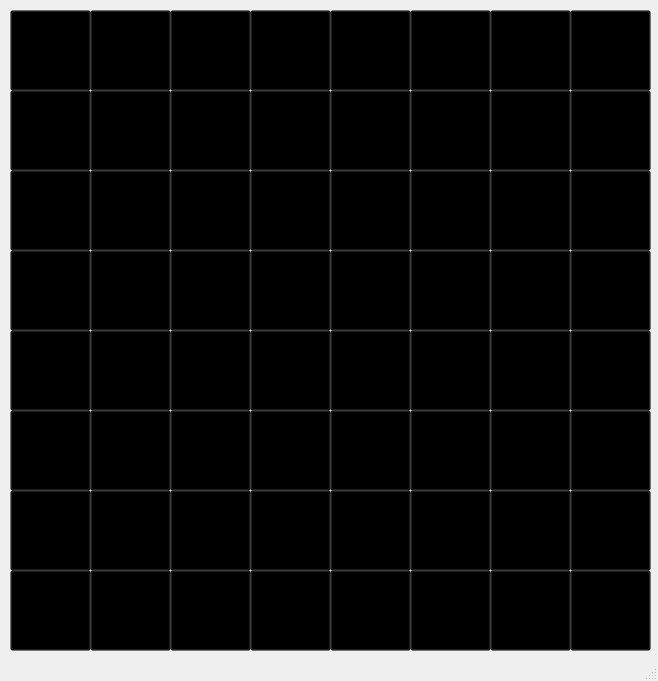
<?xml version="1.0" encoding="UTF-8"?>
<ui version="4.0">
 <class>MainWindow</class>
 <widget class="QMainWindow" name="MainWindow">
  <property name="geometry">
   <rect>
    <x>0</x>
    <y>0</y>
    <width>658</width>
    <height>681</height>
   </rect>
  </property>
  <property name="windowTitle">
   <string>Reversi</string>
  </property>
  <widget class="QWidget" name="centralwidget">
   <widget class="QLabel" name="label">
    <property name="geometry">
     <rect>
      <x>10</x>
      <y>10</y>
      <width>81</width>
      <height>81</height>
     </rect>
    </property>
    <property name="text">
     <string/>
    </property>
    <property name="pixmap">
     <pixmap>empty.bmp</pixmap>
    </property>
   </widget>
   <widget class="QLabel" name="label_2">
    <property name="geometry">
     <rect>
      <x>90</x>
      <y>10</y>
      <width>81</width>
      <height>81</height>
     </rect>
    </property>
    <property name="text">
     <string/>
    </property>
    <property name="pixmap">
     <pixmap>empty.bmp</pixmap>
    </property>
   </widget>
   <widget class="QLabel" name="label_3">
    <property name="geometry">
     <rect>
      <x>170</x>
      <y>10</y>
      <width>81</width>
      <height>81</height>
     </rect>
    </property>
    <property name="text">
     <string/>
    </property>
    <property name="pixmap">
     <pixmap>empty.bmp</pixmap>
    </property>
   </widget>
   <widget class="QLabel" name="label_4">
    <property name="geometry">
     <rect>
      <x>250</x>
      <y>10</y>
      <width>81</width>
      <height>81</height>
     </rect>
    </property>
    <property name="text">
     <string/>
    </property>
    <property name="pixmap">
     <pixmap>empty.bmp</pixmap>
    </property>
   </widget>
   <widget class="QLabel" name="label_5">
    <property name="geometry">
     <rect>
      <x>330</x>
      <y>10</y>
      <width>81</width>
      <height>81</height>
     </rect>
    </property>
    <property name="text">
     <string/>
    </property>
    <property name="pixmap">
     <pixmap>empty.bmp</pixmap>
    </property>
   </widget>
   <widget class="QLabel" name="label_6">
    <property name="geometry">
     <rect>
      <x>410</x>
      <y>10</y>
      <width>81</width>
      <height>81</height>
     </rect>
    </property>
    <property name="text">
     <string/>
    </property>
    <property name="pixmap">
     <pixmap>empty.bmp</pixmap>
    </property>
   </widget>
   <widget class="QLabel" name="label_7">
    <property name="geometry">
     <rect>
      <x>490</x>
      <y>10</y>
      <width>81</width>
      <height>81</height>
     </rect>
    </property>
    <property name="text">
     <string/>
    </property>
    <property name="pixmap">
     <pixmap>empty.bmp</pixmap>
    </property>
   </widget>
   <widget class="QLabel" name="label_8">
    <property name="geometry">
     <rect>
      <x>570</x>
      <y>10</y>
      <width>81</width>
      <height>81</height>
     </rect>
    </property>
    <property name="text">
     <string/>
    </property>
    <property name="pixmap">
     <pixmap>empty.bmp</pixmap>
    </property>
   </widget>
   <widget class="QLabel" name="label_9">
    <property name="geometry">
     <rect>
      <x>10</x>
      <y>90</y>
      <width>81</width>
      <height>81</height>
     </rect>
    </property>
    <property name="text">
     <string/>
    </property>
    <property name="pixmap">
     <pixmap>empty.bmp</pixmap>
    </property>
   </widget>
   <widget class="QLabel" name="label_10">
    <property name="geometry">
     <rect>
      <x>90</x>
      <y>90</y>
      <width>81</width>
      <height>81</height>
     </rect>
    </property>
    <property name="text">
     <string/>
    </property>
    <property name="pixmap">
     <pixmap>empty.bmp</pixmap>
    </property>
   </widget>
   <widget class="QLabel" name="label_11">
    <property name="geometry">
     <rect>
      <x>170</x>
      <y>90</y>
      <width>81</width>
      <height>81</height>
     </rect>
    </property>
    <property name="text">
     <string/>
    </property>
    <property name="pixmap">
     <pixmap>empty.bmp</pixmap>
    </property>
   </widget>
   <widget class="QLabel" name="label_12">
    <property name="geometry">
     <rect>
      <x>250</x>
      <y>90</y>
      <width>81</width>
      <height>81</height>
     </rect>
    </property>
    <property name="text">
     <string/>
    </property>
    <property name="pixmap">
     <pixmap>empty.bmp</pixmap>
    </property>
   </widget>
   <widget class="QLabel" name="label_13">
    <property name="geometry">
     <rect>
      <x>330</x>
      <y>90</y>
      <width>81</width>
      <height>81</height>
     </rect>
    </property>
    <property name="text">
     <string/>
    </property>
    <property name="pixmap">
     <pixmap>empty.bmp</pixmap>
    </property>
   </widget>
   <widget class="QLabel" name="label_14">
    <property name="geometry">
     <rect>
      <x>410</x>
      <y>90</y>
      <width>81</width>
      <height>81</height>
     </rect>
    </property>
    <property name="text">
     <string/>
    </property>
    <property name="pixmap">
     <pixmap>empty.bmp</pixmap>
    </property>
   </widget>
   <widget class="QLabel" name="label_15">
    <property name="geometry">
     <rect>
      <x>490</x>
      <y>90</y>
      <width>81</width>
      <height>81</height>
     </rect>
    </property>
    <property name="text">
     <string/>
    </property>
    <property name="pixmap">
     <pixmap>empty.bmp</pixmap>
    </property>
   </widget>
   <widget class="QLabel" name="label_16">
    <property name="geometry">
     <rect>
      <x>570</x>
      <y>90</y>
      <width>81</width>
      <height>81</height>
     </rect>
    </property>
    <property name="text">
     <string/>
    </property>
    <property name="pixmap">
     <pixmap>empty.bmp</pixmap>
    </property>
   </widget>
   <widget class="QLabel" name="label_17">
    <property name="geometry">
     <rect>
      <x>10</x>
      <y>170</y>
      <width>81</width>
      <height>81</height>
     </rect>
    </property>
    <property name="text">
     <string/>
    </property>
    <property name="pixmap">
     <pixmap>empty.bmp</pixmap>
    </property>
   </widget>
   <widget class="QLabel" name="label_18">
    <property name="geometry">
     <rect>
      <x>90</x>
      <y>170</y>
      <width>81</width>
      <height>81</height>
     </rect>
    </property>
    <property name="text">
     <string/>
    </property>
    <property name="pixmap">
     <pixmap>empty.bmp</pixmap>
    </property>
   </widget>
   <widget class="QLabel" name="label_19">
    <property name="geometry">
     <rect>
      <x>170</x>
      <y>170</y>
      <width>81</width>
      <height>81</height>
     </rect>
    </property>
    <property name="text">
     <string/>
    </property>
    <property name="pixmap">
     <pixmap>empty.bmp</pixmap>
    </property>
   </widget>
   <widget class="QLabel" name="label_20">
    <property name="geometry">
     <rect>
      <x>250</x>
      <y>170</y>
      <width>81</width>
      <height>81</height>
     </rect>
    </property>
    <property name="text">
     <string/>
    </property>
    <property name="pixmap">
     <pixmap>empty.bmp</pixmap>
    </property>
   </widget>
   <widget class="QLabel" name="label_21">
    <property name="geometry">
     <rect>
      <x>330</x>
      <y>170</y>
      <width>81</width>
      <height>81</height>
     </rect>
    </property>
    <property name="text">
     <string/>
    </property>
    <property name="pixmap">
     <pixmap>empty.bmp</pixmap>
    </property>
   </widget>
   <widget class="QLabel" name="label_22">
    <property name="geometry">
     <rect>
      <x>410</x>
      <y>170</y>
      <width>81</width>
      <height>81</height>
     </rect>
    </property>
    <property name="text">
     <string/>
    </property>
    <property name="pixmap">
     <pixmap>empty.bmp</pixmap>
    </property>
   </widget>
   <widget class="QLabel" name="label_23">
    <property name="geometry">
     <rect>
      <x>490</x>
      <y>170</y>
      <width>81</width>
      <height>81</height>
     </rect>
    </property>
    <property name="text">
     <string/>
    </property>
    <property name="pixmap">
     <pixmap>empty.bmp</pixmap>
    </property>
   </widget>
   <widget class="QLabel" name="label_24">
    <property name="geometry">
     <rect>
      <x>570</x>
      <y>170</y>
      <width>81</width>
      <height>81</height>
     </rect>
    </property>
    <property name="text">
     <string/>
    </property>
    <property name="pixmap">
     <pixmap>empty.bmp</pixmap>
    </property>
   </widget>
   <widget class="QLabel" name="label_25">
    <property name="geometry">
     <rect>
      <x>10</x>
      <y>250</y>
      <width>81</width>
      <height>81</height>
     </rect>
    </property>
    <property name="text">
     <string/>
    </property>
    <property name="pixmap">
     <pixmap>empty.bmp</pixmap>
    </property>
   </widget>
   <widget class="QLabel" name="label_26">
    <property name="geometry">
     <rect>
      <x>90</x>
      <y>250</y>
      <width>81</width>
      <height>81</height>
     </rect>
    </property>
    <property name="text">
     <string/>
    </property>
    <property name="pixmap">
     <pixmap>empty.bmp</pixmap>
    </property>
   </widget>
   <widget class="QLabel" name="label_27">
    <property name="geometry">
     <rect>
      <x>170</x>
      <y>250</y>
      <width>81</width>
      <height>81</height>
     </rect>
    </property>
    <property name="text">
     <string/>
    </property>
    <property name="pixmap">
     <pixmap>empty.bmp</pixmap>
    </property>
   </widget>
   <widget class="QLabel" name="label_28">
    <property name="geometry">
     <rect>
      <x>250</x>
      <y>250</y>
      <width>81</width>
      <height>81</height>
     </rect>
    </property>
    <property name="text">
     <string/>
    </property>
    <property name="pixmap">
     <pixmap>white.bmp</pixmap>
    </property>
   </widget>
   <widget class="QLabel" name="label_29">
    <property name="geometry">
     <rect>
      <x>330</x>
      <y>250</y>
      <width>81</width>
      <height>81</height>
     </rect>
    </property>
    <property name="text">
     <string/>
    </property>
    <property name="pixmap">
     <pixmap>black.bmp</pixmap>
    </property>
   </widget>
   <widget class="QLabel" name="label_30">
    <property name="geometry">
     <rect>
      <x>410</x>
      <y>250</y>
      <width>81</width>
      <height>81</height>
     </rect>
    </property>
    <property name="text">
     <string/>
    </property>
    <property name="pixmap">
     <pixmap>empty.bmp</pixmap>
    </property>
   </widget>
   <widget class="QLabel" name="label_31">
    <property name="geometry">
     <rect>
      <x>490</x>
      <y>250</y>
      <width>81</width>
      <height>81</height>
     </rect>
    </property>
    <property name="text">
     <string/>
    </property>
    <property name="pixmap">
     <pixmap>empty.bmp</pixmap>
    </property>
   </widget>
   <widget class="QLabel" name="label_32">
    <property name="geometry">
     <rect>
      <x>570</x>
      <y>250</y>
      <width>81</width>
      <height>81</height>
     </rect>
    </property>
    <property name="text">
     <string/>
    </property>
    <property name="pixmap">
     <pixmap>empty.bmp</pixmap>
    </property>
   </widget>
   <widget class="QLabel" name="label_33">
    <property name="geometry">
     <rect>
      <x>10</x>
      <y>330</y>
      <width>81</width>
      <height>81</height>
     </rect>
    </property>
    <property name="text">
     <string/>
    </property>
    <property name="pixmap">
     <pixmap>empty.bmp</pixmap>
    </property>
   </widget>
   <widget class="QLabel" name="label_34">
    <property name="geometry">
     <rect>
      <x>90</x>
      <y>330</y>
      <width>81</width>
      <height>81</height>
     </rect>
    </property>
    <property name="text">
     <string/>
    </property>
    <property name="pixmap">
     <pixmap>empty.bmp</pixmap>
    </property>
   </widget>
   <widget class="QLabel" name="label_35">
    <property name="geometry">
     <rect>
      <x>170</x>
      <y>330</y>
      <width>81</width>
      <height>81</height>
     </rect>
    </property>
    <property name="text">
     <string/>
    </property>
    <property name="pixmap">
     <pixmap>empty.bmp</pixmap>
    </property>
   </widget>
   <widget class="QLabel" name="label_36">
    <property name="geometry">
     <rect>
      <x>250</x>
      <y>330</y>
      <width>81</width>
      <height>81</height>
     </rect>
    </property>
    <property name="text">
     <string/>
    </property>
    <property name="pixmap">
     <pixmap>black.bmp</pixmap>
    </property>
   </widget>
   <widget class="QLabel" name="label_37">
    <property name="geometry">
     <rect>
      <x>330</x>
      <y>330</y>
      <width>81</width>
      <height>81</height>
     </rect>
    </property>
    <property name="text">
     <string/>
    </property>
    <property name="pixmap">
     <pixmap>white.bmp</pixmap>
    </property>
   </widget>
   <widget class="QLabel" name="label_38">
    <property name="geometry">
     <rect>
      <x>410</x>
      <y>330</y>
      <width>81</width>
      <height>81</height>
     </rect>
    </property>
    <property name="text">
     <string/>
    </property>
    <property name="pixmap">
     <pixmap>empty.bmp</pixmap>
    </property>
   </widget>
   <widget class="QLabel" name="label_39">
    <property name="geometry">
     <rect>
      <x>490</x>
      <y>330</y>
      <width>81</width>
      <height>81</height>
     </rect>
    </property>
    <property name="text">
     <string/>
    </property>
    <property name="pixmap">
     <pixmap>empty.bmp</pixmap>
    </property>
   </widget>
   <widget class="QLabel" name="label_40">
    <property name="geometry">
     <rect>
      <x>570</x>
      <y>330</y>
      <width>81</width>
      <height>81</height>
     </rect>
    </property>
    <property name="text">
     <string/>
    </property>
    <property name="pixmap">
     <pixmap>empty.bmp</pixmap>
    </property>
   </widget>
   <widget class="QLabel" name="label_41">
    <property name="geometry">
     <rect>
      <x>10</x>
      <y>410</y>
      <width>81</width>
      <height>81</height>
     </rect>
    </property>
    <property name="text">
     <string/>
    </property>
    <property name="pixmap">
     <pixmap>empty.bmp</pixmap>
    </property>
   </widget>
   <widget class="QLabel" name="label_42">
    <property name="geometry">
     <rect>
      <x>90</x>
      <y>410</y>
      <width>81</width>
      <height>81</height>
     </rect>
    </property>
    <property name="text">
     <string/>
    </property>
    <property name="pixmap">
     <pixmap>empty.bmp</pixmap>
    </property>
   </widget>
   <widget class="QLabel" name="label_43">
    <property name="geometry">
     <rect>
      <x>170</x>
      <y>410</y>
      <width>81</width>
      <height>81</height>
     </rect>
    </property>
    <property name="text">
     <string/>
    </property>
    <property name="pixmap">
     <pixmap>empty.bmp</pixmap>
    </property>
   </widget>
   <widget class="QLabel" name="label_44">
    <property name="geometry">
     <rect>
      <x>250</x>
      <y>410</y>
      <width>81</width>
      <height>81</height>
     </rect>
    </property>
    <property name="text">
     <string/>
    </property>
    <property name="pixmap">
     <pixmap>empty.bmp</pixmap>
    </property>
   </widget>
   <widget class="QLabel" name="label_45">
    <property name="geometry">
     <rect>
      <x>330</x>
      <y>410</y>
      <width>81</width>
      <height>81</height>
     </rect>
    </property>
    <property name="text">
     <string/>
    </property>
    <property name="pixmap">
     <pixmap>empty.bmp</pixmap>
    </property>
   </widget>
   <widget class="QLabel" name="label_46">
    <property name="geometry">
     <rect>
      <x>410</x>
      <y>410</y>
      <width>81</width>
      <height>81</height>
     </rect>
    </property>
    <property name="text">
     <string/>
    </property>
    <property name="pixmap">
     <pixmap>empty.bmp</pixmap>
    </property>
   </widget>
   <widget class="QLabel" name="label_47">
    <property name="geometry">
     <rect>
      <x>490</x>
      <y>410</y>
      <width>81</width>
      <height>81</height>
     </rect>
    </property>
    <property name="text">
     <string/>
    </property>
    <property name="pixmap">
     <pixmap>empty.bmp</pixmap>
    </property>
   </widget>
   <widget class="QLabel" name="label_48">
    <property name="geometry">
     <rect>
      <x>570</x>
      <y>410</y>
      <width>81</width>
      <height>81</height>
     </rect>
    </property>
    <property name="text">
     <string/>
    </property>
    <property name="pixmap">
     <pixmap>empty.bmp</pixmap>
    </property>
   </widget>
   <widget class="QLabel" name="label_49">
    <property name="geometry">
     <rect>
      <x>10</x>
      <y>490</y>
      <width>81</width>
      <height>81</height>
     </rect>
    </property>
    <property name="text">
     <string/>
    </property>
    <property name="pixmap">
     <pixmap>empty.bmp</pixmap>
    </property>
   </widget>
   <widget class="QLabel" name="label_50">
    <property name="geometry">
     <rect>
      <x>90</x>
      <y>490</y>
      <width>81</width>
      <height>81</height>
     </rect>
    </property>
    <property name="text">
     <string/>
    </property>
    <property name="pixmap">
     <pixmap>empty.bmp</pixmap>
    </property>
   </widget>
   <widget class="QLabel" name="label_51">
    <property name="geometry">
     <rect>
      <x>170</x>
      <y>490</y>
      <width>81</width>
      <height>81</height>
     </rect>
    </property>
    <property name="text">
     <string/>
    </property>
    <property name="pixmap">
     <pixmap>empty.bmp</pixmap>
    </property>
   </widget>
   <widget class="QLabel" name="label_52">
    <property name="geometry">
     <rect>
      <x>250</x>
      <y>490</y>
      <width>81</width>
      <height>81</height>
     </rect>
    </property>
    <property name="text">
     <string/>
    </property>
    <property name="pixmap">
     <pixmap>empty.bmp</pixmap>
    </property>
   </widget>
   <widget class="QLabel" name="label_53">
    <property name="geometry">
     <rect>
      <x>330</x>
      <y>490</y>
      <width>81</width>
      <height>81</height>
     </rect>
    </property>
    <property name="text">
     <string/>
    </property>
    <property name="pixmap">
     <pixmap>empty.bmp</pixmap>
    </property>
   </widget>
   <widget class="QLabel" name="label_54">
    <property name="geometry">
     <rect>
      <x>410</x>
      <y>490</y>
      <width>81</width>
      <height>81</height>
     </rect>
    </property>
    <property name="text">
     <string/>
    </property>
    <property name="pixmap">
     <pixmap>empty.bmp</pixmap>
    </property>
   </widget>
   <widget class="QLabel" name="label_55">
    <property name="geometry">
     <rect>
      <x>490</x>
      <y>490</y>
      <width>81</width>
      <height>81</height>
     </rect>
    </property>
    <property name="text">
     <string/>
    </property>
    <property name="pixmap">
     <pixmap>empty.bmp</pixmap>
    </property>
   </widget>
   <widget class="QLabel" name="label_56">
    <property name="geometry">
     <rect>
      <x>570</x>
      <y>490</y>
      <width>81</width>
      <height>81</height>
     </rect>
    </property>
    <property name="text">
     <string/>
    </property>
    <property name="pixmap">
     <pixmap>empty.bmp</pixmap>
    </property>
   </widget>
   <widget class="QLabel" name="label_57">
    <property name="geometry">
     <rect>
      <x>10</x>
      <y>570</y>
      <width>81</width>
      <height>81</height>
     </rect>
    </property>
    <property name="text">
     <string/>
    </property>
    <property name="pixmap">
     <pixmap>empty.bmp</pixmap>
    </property>
   </widget>
   <widget class="QLabel" name="label_58">
    <property name="geometry">
     <rect>
      <x>90</x>
      <y>570</y>
      <width>81</width>
      <height>81</height>
     </rect>
    </property>
    <property name="text">
     <string/>
    </property>
    <property name="pixmap">
     <pixmap>empty.bmp</pixmap>
    </property>
   </widget>
   <widget class="QLabel" name="label_59">
    <property name="geometry">
     <rect>
      <x>170</x>
      <y>570</y>
      <width>81</width>
      <height>81</height>
     </rect>
    </property>
    <property name="text">
     <string/>
    </property>
    <property name="pixmap">
     <pixmap>empty.bmp</pixmap>
    </property>
   </widget>
   <widget class="QLabel" name="label_60">
    <property name="geometry">
     <rect>
      <x>250</x>
      <y>570</y>
      <width>81</width>
      <height>81</height>
     </rect>
    </property>
    <property name="text">
     <string/>
    </property>
    <property name="pixmap">
     <pixmap>empty.bmp</pixmap>
    </property>
   </widget>
   <widget class="QLabel" name="label_61">
    <property name="geometry">
     <rect>
      <x>330</x>
      <y>570</y>
      <width>81</width>
      <height>81</height>
     </rect>
    </property>
    <property name="text">
     <string/>
    </property>
    <property name="pixmap">
     <pixmap>empty.bmp</pixmap>
    </property>
   </widget>
   <widget class="QLabel" name="label_62">
    <property name="geometry">
     <rect>
      <x>410</x>
      <y>570</y>
      <width>81</width>
      <height>81</height>
     </rect>
    </property>
    <property name="text">
     <string/>
    </property>
    <property name="pixmap">
     <pixmap>empty.bmp</pixmap>
    </property>
   </widget>
   <widget class="QLabel" name="label_63">
    <property name="geometry">
     <rect>
      <x>490</x>
      <y>570</y>
      <width>81</width>
      <height>81</height>
     </rect>
    </property>
    <property name="text">
     <string/>
    </property>
    <property name="pixmap">
     <pixmap>empty.bmp</pixmap>
    </property>
   </widget>
   <widget class="QLabel" name="label_64">
    <property name="geometry">
     <rect>
      <x>570</x>
      <y>570</y>
      <width>81</width>
      <height>81</height>
     </rect>
    </property>
    <property name="text">
     <string/>
    </property>
    <property name="pixmap">
     <pixmap>empty.bmp</pixmap>
    </property>
   </widget>
   <widget class="QPushButton" name="pushButton">
    <property name="geometry">
     <rect>
      <x>10</x>
      <y>10</y>
      <width>81</width>
      <height>81</height>
     </rect>
    </property>
    <property name="styleSheet">
     <string notr="true">background-color: rgba(0,0,0,0);</string>
    </property>
    <property name="text">
     <string/>
    </property>
   </widget>
   <widget class="QPushButton" name="pushButton_2">
    <property name="geometry">
     <rect>
      <x>90</x>
      <y>10</y>
      <width>81</width>
      <height>81</height>
     </rect>
    </property>
    <property name="styleSheet">
     <string notr="true">background-color: rgba(0,0,0,0);</string>
    </property>
    <property name="text">
     <string/>
    </property>
   </widget>
   <widget class="QPushButton" name="pushButton_3">
    <property name="geometry">
     <rect>
      <x>170</x>
      <y>10</y>
      <width>81</width>
      <height>81</height>
     </rect>
    </property>
    <property name="styleSheet">
     <string notr="true">background-color: rgba(0,0,0,0);</string>
    </property>
    <property name="text">
     <string/>
    </property>
   </widget>
   <widget class="QPushButton" name="pushButton_4">
    <property name="geometry">
     <rect>
      <x>250</x>
      <y>10</y>
      <width>81</width>
      <height>81</height>
     </rect>
    </property>
    <property name="styleSheet">
     <string notr="true">background-color: rgba(0,0,0,0);</string>
    </property>
    <property name="text">
     <string/>
    </property>
   </widget>
   <widget class="QPushButton" name="pushButton_5">
    <property name="geometry">
     <rect>
      <x>330</x>
      <y>10</y>
      <width>81</width>
      <height>81</height>
     </rect>
    </property>
    <property name="styleSheet">
     <string notr="true">background-color: rgba(0,0,0,0);</string>
    </property>
    <property name="text">
     <string/>
    </property>
   </widget>
   <widget class="QPushButton" name="pushButton_6">
    <property name="geometry">
     <rect>
      <x>410</x>
      <y>10</y>
      <width>81</width>
      <height>81</height>
     </rect>
    </property>
    <property name="styleSheet">
     <string notr="true">background-color: rgba(0,0,0,0);</string>
    </property>
    <property name="text">
     <string/>
    </property>
   </widget>
   <widget class="QPushButton" name="pushButton_7">
    <property name="geometry">
     <rect>
      <x>490</x>
      <y>10</y>
      <width>81</width>
      <height>81</height>
     </rect>
    </property>
    <property name="styleSheet">
     <string notr="true">background-color: rgba(0,0,0,0);</string>
    </property>
    <property name="text">
     <string/>
    </property>
   </widget>
   <widget class="QPushButton" name="pushButton_8">
    <property name="geometry">
     <rect>
      <x>570</x>
      <y>10</y>
      <width>81</width>
      <height>81</height>
     </rect>
    </property>
    <property name="styleSheet">
     <string notr="true">background-color: rgba(0,0,0,0);</string>
    </property>
    <property name="text">
     <string/>
    </property>
   </widget>
   <widget class="QPushButton" name="pushButton_9">
    <property name="geometry">
     <rect>
      <x>10</x>
      <y>90</y>
      <width>81</width>
      <height>81</height>
     </rect>
    </property>
    <property name="styleSheet">
     <string notr="true">background-color: rgba(0,0,0,0);</string>
    </property>
    <property name="text">
     <string/>
    </property>
   </widget>
   <widget class="QPushButton" name="pushButton_10">
    <property name="geometry">
     <rect>
      <x>90</x>
      <y>90</y>
      <width>81</width>
      <height>81</height>
     </rect>
    </property>
    <property name="styleSheet">
     <string notr="true">background-color: rgba(0,0,0,0);</string>
    </property>
    <property name="text">
     <string/>
    </property>
   </widget>
   <widget class="QPushButton" name="pushButton_11">
    <property name="geometry">
     <rect>
      <x>170</x>
      <y>90</y>
      <width>81</width>
      <height>81</height>
     </rect>
    </property>
    <property name="styleSheet">
     <string notr="true">background-color: rgba(0,0,0,0);</string>
    </property>
    <property name="text">
     <string/>
    </property>
   </widget>
   <widget class="QPushButton" name="pushButton_12">
    <property name="geometry">
     <rect>
      <x>250</x>
      <y>90</y>
      <width>81</width>
      <height>81</height>
     </rect>
    </property>
    <property name="styleSheet">
     <string notr="true">background-color: rgba(0,0,0,0);</string>
    </property>
    <property name="text">
     <string/>
    </property>
   </widget>
   <widget class="QPushButton" name="pushButton_13">
    <property name="geometry">
     <rect>
      <x>330</x>
      <y>90</y>
      <width>81</width>
      <height>81</height>
     </rect>
    </property>
    <property name="styleSheet">
     <string notr="true">background-color: rgba(0,0,0,0);</string>
    </property>
    <property name="text">
     <string/>
    </property>
   </widget>
   <widget class="QPushButton" name="pushButton_14">
    <property name="geometry">
     <rect>
      <x>410</x>
      <y>90</y>
      <width>81</width>
      <height>81</height>
     </rect>
    </property>
    <property name="styleSheet">
     <string notr="true">background-color: rgba(0,0,0,0);</string>
    </property>
    <property name="text">
     <string/>
    </property>
   </widget>
   <widget class="QPushButton" name="pushButton_15">
    <property name="geometry">
     <rect>
      <x>490</x>
      <y>90</y>
      <width>81</width>
      <height>81</height>
     </rect>
    </property>
    <property name="styleSheet">
     <string notr="true">background-color: rgba(0,0,0,0);</string>
    </property>
    <property name="text">
     <string/>
    </property>
   </widget>
   <widget class="QPushButton" name="pushButton_16">
    <property name="geometry">
     <rect>
      <x>570</x>
      <y>90</y>
      <width>81</width>
      <height>81</height>
     </rect>
    </property>
    <property name="styleSheet">
     <string notr="true">background-color: rgba(0,0,0,0);</string>
    </property>
    <property name="text">
     <string/>
    </property>
   </widget>
   <widget class="QPushButton" name="pushButton_17">
    <property name="geometry">
     <rect>
      <x>10</x>
      <y>170</y>
      <width>81</width>
      <height>81</height>
     </rect>
    </property>
    <property name="styleSheet">
     <string notr="true">background-color: rgba(0,0,0,0);</string>
    </property>
    <property name="text">
     <string/>
    </property>
   </widget>
   <widget class="QPushButton" name="pushButton_18">
    <property name="geometry">
     <rect>
      <x>90</x>
      <y>170</y>
      <width>81</width>
      <height>81</height>
     </rect>
    </property>
    <property name="styleSheet">
     <string notr="true">background-color: rgba(0,0,0,0);</string>
    </property>
    <property name="text">
     <string/>
    </property>
   </widget>
   <widget class="QPushButton" name="pushButton_19">
    <property name="geometry">
     <rect>
      <x>170</x>
      <y>170</y>
      <width>81</width>
      <height>81</height>
     </rect>
    </property>
    <property name="styleSheet">
     <string notr="true">background-color: rgba(0,0,0,0);</string>
    </property>
    <property name="text">
     <string/>
    </property>
   </widget>
   <widget class="QPushButton" name="pushButton_20">
    <property name="geometry">
     <rect>
      <x>250</x>
      <y>170</y>
      <width>81</width>
      <height>81</height>
     </rect>
    </property>
    <property name="styleSheet">
     <string notr="true">background-color: rgba(0,0,0,0);</string>
    </property>
    <property name="text">
     <string/>
    </property>
   </widget>
   <widget class="QPushButton" name="pushButton_21">
    <property name="geometry">
     <rect>
      <x>330</x>
      <y>170</y>
      <width>81</width>
      <height>81</height>
     </rect>
    </property>
    <property name="styleSheet">
     <string notr="true">background-color: rgba(0,0,0,0);</string>
    </property>
    <property name="text">
     <string/>
    </property>
   </widget>
   <widget class="QPushButton" name="pushButton_22">
    <property name="geometry">
     <rect>
      <x>410</x>
      <y>170</y>
      <width>81</width>
      <height>81</height>
     </rect>
    </property>
    <property name="styleSheet">
     <string notr="true">background-color: rgba(0,0,0,0);</string>
    </property>
    <property name="text">
     <string/>
    </property>
   </widget>
   <widget class="QPushButton" name="pushButton_23">
    <property name="geometry">
     <rect>
      <x>490</x>
      <y>170</y>
      <width>81</width>
      <height>81</height>
     </rect>
    </property>
    <property name="styleSheet">
     <string notr="true">background-color: rgba(0,0,0,0);</string>
    </property>
    <property name="text">
     <string/>
    </property>
   </widget>
   <widget class="QPushButton" name="pushButton_24">
    <property name="geometry">
     <rect>
      <x>570</x>
      <y>170</y>
      <width>81</width>
      <height>81</height>
     </rect>
    </property>
    <property name="styleSheet">
     <string notr="true">background-color: rgba(0,0,0,0);</string>
    </property>
    <property name="text">
     <string/>
    </property>
   </widget>
   <widget class="QPushButton" name="pushButton_25">
    <property name="geometry">
     <rect>
      <x>10</x>
      <y>250</y>
      <width>81</width>
      <height>81</height>
     </rect>
    </property>
    <property name="styleSheet">
     <string notr="true">background-color: rgba(0,0,0,0);</string>
    </property>
    <property name="text">
     <string/>
    </property>
   </widget>
   <widget class="QPushButton" name="pushButton_26">
    <property name="geometry">
     <rect>
      <x>90</x>
      <y>250</y>
      <width>81</width>
      <height>81</height>
     </rect>
    </property>
    <property name="styleSheet">
     <string notr="true">background-color: rgba(0,0,0,0);</string>
    </property>
    <property name="text">
     <string/>
    </property>
   </widget>
   <widget class="QPushButton" name="pushButton_27">
    <property name="geometry">
     <rect>
      <x>170</x>
      <y>250</y>
      <width>81</width>
      <height>81</height>
     </rect>
    </property>
    <property name="styleSheet">
     <string notr="true">background-color: rgba(0,0,0,0);</string>
    </property>
    <property name="text">
     <string/>
    </property>
   </widget>
   <widget class="QPushButton" name="pushButton_28">
    <property name="geometry">
     <rect>
      <x>250</x>
      <y>250</y>
      <width>81</width>
      <height>81</height>
     </rect>
    </property>
    <property name="styleSheet">
     <string notr="true">background-color: rgba(0,0,0,0);</string>
    </property>
    <property name="text">
     <string/>
    </property>
   </widget>
   <widget class="QPushButton" name="pushButton_29">
    <property name="geometry">
     <rect>
      <x>330</x>
      <y>250</y>
      <width>81</width>
      <height>81</height>
     </rect>
    </property>
    <property name="styleSheet">
     <string notr="true">background-color: rgba(0,0,0,0);</string>
    </property>
    <property name="text">
     <string/>
    </property>
   </widget>
   <widget class="QPushButton" name="pushButton_30">
    <property name="geometry">
     <rect>
      <x>410</x>
      <y>250</y>
      <width>81</width>
      <height>81</height>
     </rect>
    </property>
    <property name="styleSheet">
     <string notr="true">background-color: rgba(0,0,0,0);</string>
    </property>
    <property name="text">
     <string/>
    </property>
   </widget>
   <widget class="QPushButton" name="pushButton_31">
    <property name="geometry">
     <rect>
      <x>490</x>
      <y>250</y>
      <width>81</width>
      <height>81</height>
     </rect>
    </property>
    <property name="styleSheet">
     <string notr="true">background-color: rgba(0,0,0,0);</string>
    </property>
    <property name="text">
     <string/>
    </property>
   </widget>
   <widget class="QPushButton" name="pushButton_32">
    <property name="geometry">
     <rect>
      <x>570</x>
      <y>250</y>
      <width>81</width>
      <height>81</height>
     </rect>
    </property>
    <property name="styleSheet">
     <string notr="true">background-color: rgba(0,0,0,0);</string>
    </property>
    <property name="text">
     <string/>
    </property>
   </widget>
   <widget class="QPushButton" name="pushButton_33">
    <property name="geometry">
     <rect>
      <x>10</x>
      <y>330</y>
      <width>81</width>
      <height>81</height>
     </rect>
    </property>
    <property name="styleSheet">
     <string notr="true">background-color: rgba(0,0,0,0);</string>
    </property>
    <property name="text">
     <string/>
    </property>
   </widget>
   <widget class="QPushButton" name="pushButton_34">
    <property name="geometry">
     <rect>
      <x>90</x>
      <y>330</y>
      <width>81</width>
      <height>81</height>
     </rect>
    </property>
    <property name="styleSheet">
     <string notr="true">background-color: rgba(0,0,0,0);</string>
    </property>
    <property name="text">
     <string/>
    </property>
   </widget>
   <widget class="QPushButton" name="pushButton_35">
    <property name="geometry">
     <rect>
      <x>170</x>
      <y>330</y>
      <width>81</width>
      <height>81</height>
     </rect>
    </property>
    <property name="styleSheet">
     <string notr="true">background-color: rgba(0,0,0,0);</string>
    </property>
    <property name="text">
     <string/>
    </property>
   </widget>
   <widget class="QPushButton" name="pushButton_36">
    <property name="geometry">
     <rect>
      <x>250</x>
      <y>330</y>
      <width>81</width>
      <height>81</height>
     </rect>
    </property>
    <property name="styleSheet">
     <string notr="true">background-color: rgba(0,0,0,0);</string>
    </property>
    <property name="text">
     <string/>
    </property>
   </widget>
   <widget class="QPushButton" name="pushButton_37">
    <property name="geometry">
     <rect>
      <x>330</x>
      <y>330</y>
      <width>81</width>
      <height>81</height>
     </rect>
    </property>
    <property name="styleSheet">
     <string notr="true">background-color: rgba(0,0,0,0);</string>
    </property>
    <property name="text">
     <string/>
    </property>
   </widget>
   <widget class="QPushButton" name="pushButton_38">
    <property name="geometry">
     <rect>
      <x>410</x>
      <y>330</y>
      <width>81</width>
      <height>81</height>
     </rect>
    </property>
    <property name="styleSheet">
     <string notr="true">background-color: rgba(0,0,0,0);</string>
    </property>
    <property name="text">
     <string/>
    </property>
   </widget>
   <widget class="QPushButton" name="pushButton_39">
    <property name="geometry">
     <rect>
      <x>490</x>
      <y>330</y>
      <width>81</width>
      <height>81</height>
     </rect>
    </property>
    <property name="styleSheet">
     <string notr="true">background-color: rgba(0,0,0,0);</string>
    </property>
    <property name="text">
     <string/>
    </property>
   </widget>
   <widget class="QPushButton" name="pushButton_40">
    <property name="geometry">
     <rect>
      <x>570</x>
      <y>330</y>
      <width>81</width>
      <height>81</height>
     </rect>
    </property>
    <property name="styleSheet">
     <string notr="true">background-color: rgba(0,0,0,0);</string>
    </property>
    <property name="text">
     <string/>
    </property>
   </widget>
   <widget class="QPushButton" name="pushButton_41">
    <property name="geometry">
     <rect>
      <x>10</x>
      <y>410</y>
      <width>81</width>
      <height>81</height>
     </rect>
    </property>
    <property name="styleSheet">
     <string notr="true">background-color: rgba(0,0,0,0);</string>
    </property>
    <property name="text">
     <string/>
    </property>
   </widget>
   <widget class="QPushButton" name="pushButton_42">
    <property name="geometry">
     <rect>
      <x>90</x>
      <y>410</y>
      <width>81</width>
      <height>81</height>
     </rect>
    </property>
    <property name="styleSheet">
     <string notr="true">background-color: rgba(0,0,0,0);</string>
    </property>
    <property name="text">
     <string/>
    </property>
   </widget>
   <widget class="QPushButton" name="pushButton_43">
    <property name="geometry">
     <rect>
      <x>170</x>
      <y>410</y>
      <width>81</width>
      <height>81</height>
     </rect>
    </property>
    <property name="styleSheet">
     <string notr="true">background-color: rgba(0,0,0,0);</string>
    </property>
    <property name="text">
     <string/>
    </property>
   </widget>
   <widget class="QPushButton" name="pushButton_44">
    <property name="geometry">
     <rect>
      <x>250</x>
      <y>410</y>
      <width>81</width>
      <height>81</height>
     </rect>
    </property>
    <property name="styleSheet">
     <string notr="true">background-color: rgba(0,0,0,0);</string>
    </property>
    <property name="text">
     <string/>
    </property>
   </widget>
   <widget class="QPushButton" name="pushButton_45">
    <property name="geometry">
     <rect>
      <x>330</x>
      <y>410</y>
      <width>81</width>
      <height>81</height>
     </rect>
    </property>
    <property name="styleSheet">
     <string notr="true">background-color: rgba(0,0,0,0);</string>
    </property>
    <property name="text">
     <string/>
    </property>
   </widget>
   <widget class="QPushButton" name="pushButton_46">
    <property name="geometry">
     <rect>
      <x>410</x>
      <y>410</y>
      <width>81</width>
      <height>81</height>
     </rect>
    </property>
    <property name="styleSheet">
     <string notr="true">background-color: rgba(0,0,0,0);</string>
    </property>
    <property name="text">
     <string/>
    </property>
   </widget>
   <widget class="QPushButton" name="pushButton_47">
    <property name="geometry">
     <rect>
      <x>490</x>
      <y>410</y>
      <width>81</width>
      <height>81</height>
     </rect>
    </property>
    <property name="styleSheet">
     <string notr="true">background-color: rgba(0,0,0,0);</string>
    </property>
    <property name="text">
     <string/>
    </property>
   </widget>
   <widget class="QPushButton" name="pushButton_48">
    <property name="geometry">
     <rect>
      <x>570</x>
      <y>410</y>
      <width>81</width>
      <height>81</height>
     </rect>
    </property>
    <property name="styleSheet">
     <string notr="true">background-color: rgba(0,0,0,0);</string>
    </property>
    <property name="text">
     <string/>
    </property>
   </widget>
   <widget class="QPushButton" name="pushButton_49">
    <property name="geometry">
     <rect>
      <x>10</x>
      <y>490</y>
      <width>81</width>
      <height>81</height>
     </rect>
    </property>
    <property name="styleSheet">
     <string notr="true">background-color: rgba(0,0,0,0);</string>
    </property>
    <property name="text">
     <string/>
    </property>
   </widget>
   <widget class="QPushButton" name="pushButton_50">
    <property name="geometry">
     <rect>
      <x>90</x>
      <y>490</y>
      <width>81</width>
      <height>81</height>
     </rect>
    </property>
    <property name="styleSheet">
     <string notr="true">background-color: rgba(0,0,0,0);</string>
    </property>
    <property name="text">
     <string/>
    </property>
   </widget>
   <widget class="QPushButton" name="pushButton_51">
    <property name="geometry">
     <rect>
      <x>170</x>
      <y>490</y>
      <width>81</width>
      <height>81</height>
     </rect>
    </property>
    <property name="styleSheet">
     <string notr="true">background-color: rgba(0,0,0,0);</string>
    </property>
    <property name="text">
     <string/>
    </property>
   </widget>
   <widget class="QPushButton" name="pushButton_52">
    <property name="geometry">
     <rect>
      <x>250</x>
      <y>490</y>
      <width>81</width>
      <height>81</height>
     </rect>
    </property>
    <property name="styleSheet">
     <string notr="true">background-color: rgba(0,0,0,0);</string>
    </property>
    <property name="text">
     <string/>
    </property>
   </widget>
   <widget class="QPushButton" name="pushButton_53">
    <property name="geometry">
     <rect>
      <x>330</x>
      <y>490</y>
      <width>81</width>
      <height>81</height>
     </rect>
    </property>
    <property name="styleSheet">
     <string notr="true">background-color: rgba(0,0,0,0);</string>
    </property>
    <property name="text">
     <string/>
    </property>
   </widget>
   <widget class="QPushButton" name="pushButton_54">
    <property name="geometry">
     <rect>
      <x>410</x>
      <y>490</y>
      <width>81</width>
      <height>81</height>
     </rect>
    </property>
    <property name="styleSheet">
     <string notr="true">background-color: rgba(0,0,0,0);</string>
    </property>
    <property name="text">
     <string/>
    </property>
   </widget>
   <widget class="QPushButton" name="pushButton_55">
    <property name="geometry">
     <rect>
      <x>490</x>
      <y>490</y>
      <width>81</width>
      <height>81</height>
     </rect>
    </property>
    <property name="styleSheet">
     <string notr="true">background-color: rgba(0,0,0,0);</string>
    </property>
    <property name="text">
     <string/>
    </property>
   </widget>
   <widget class="QPushButton" name="pushButton_56">
    <property name="geometry">
     <rect>
      <x>570</x>
      <y>490</y>
      <width>81</width>
      <height>81</height>
     </rect>
    </property>
    <property name="styleSheet">
     <string notr="true">background-color: rgba(0,0,0,0);</string>
    </property>
    <property name="text">
     <string/>
    </property>
   </widget>
   <widget class="QPushButton" name="pushButton_57">
    <property name="geometry">
     <rect>
      <x>10</x>
      <y>570</y>
      <width>81</width>
      <height>81</height>
     </rect>
    </property>
    <property name="styleSheet">
     <string notr="true">background-color: rgba(0,0,0,0);</string>
    </property>
    <property name="text">
     <string/>
    </property>
   </widget>
   <widget class="QPushButton" name="pushButton_58">
    <property name="geometry">
     <rect>
      <x>90</x>
      <y>570</y>
      <width>81</width>
      <height>81</height>
     </rect>
    </property>
    <property name="styleSheet">
     <string notr="true">background-color: rgba(0,0,0,0);</string>
    </property>
    <property name="text">
     <string/>
    </property>
   </widget>
   <widget class="QPushButton" name="pushButton_59">
    <property name="geometry">
     <rect>
      <x>170</x>
      <y>570</y>
      <width>81</width>
      <height>81</height>
     </rect>
    </property>
    <property name="styleSheet">
     <string notr="true">background-color: rgba(0,0,0,0);</string>
    </property>
    <property name="text">
     <string/>
    </property>
   </widget>
   <widget class="QPushButton" name="pushButton_60">
    <property name="geometry">
     <rect>
      <x>250</x>
      <y>570</y>
      <width>81</width>
      <height>81</height>
     </rect>
    </property>
    <property name="styleSheet">
     <string notr="true">background-color: rgba(0,0,0,0);</string>
    </property>
    <property name="text">
     <string/>
    </property>
   </widget>
   <widget class="QPushButton" name="pushButton_61">
    <property name="geometry">
     <rect>
      <x>330</x>
      <y>570</y>
      <width>81</width>
      <height>81</height>
     </rect>
    </property>
    <property name="styleSheet">
     <string notr="true">background-color: rgba(0,0,0,0);</string>
    </property>
    <property name="text">
     <string/>
    </property>
   </widget>
   <widget class="QPushButton" name="pushButton_62">
    <property name="geometry">
     <rect>
      <x>410</x>
      <y>570</y>
      <width>81</width>
      <height>81</height>
     </rect>
    </property>
    <property name="styleSheet">
     <string notr="true">background-color: rgba(0,0,0,0);</string>
    </property>
    <property name="text">
     <string/>
    </property>
   </widget>
   <widget class="QPushButton" name="pushButton_63">
    <property name="geometry">
     <rect>
      <x>490</x>
      <y>570</y>
      <width>81</width>
      <height>81</height>
     </rect>
    </property>
    <property name="styleSheet">
     <string notr="true">background-color: rgba(0,0,0,0);</string>
    </property>
    <property name="text">
     <string/>
    </property>
   </widget>
   <widget class="QPushButton" name="pushButton_64">
    <property name="geometry">
     <rect>
      <x>570</x>
      <y>570</y>
      <width>81</width>
      <height>81</height>
     </rect>
    </property>
    <property name="styleSheet">
     <string notr="true">background-color: rgba(0,0,0,0);</string>
    </property>
    <property name="text">
     <string/>
    </property>
   </widget>
  </widget>
  <widget class="QStatusBar" name="statusbar"/>
 </widget>
 <resources/>
 <connections/>
</ui>
